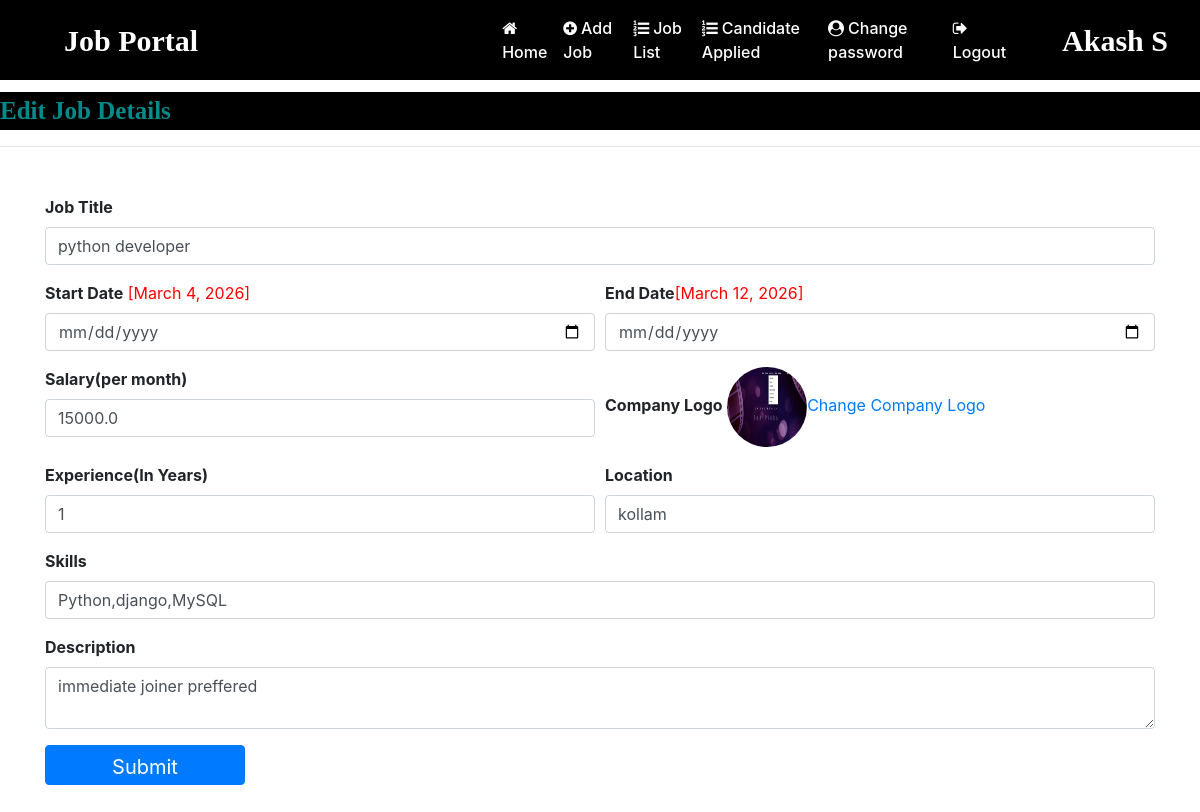
Screenshot of /edit_job/12 (signed in) with the database file from the repository.
### job/models.py (models this page shows, shortened)
class Job(models.Model):
    recruiter=models.ForeignKey(Recruiter,on_delete=models.CASCADE)
    start_date=models.DateField()
    end_date=models.DateField()
    title=models.CharField(max_length=100)
    salary = models.FloatField()
    image=models.FileField()
    description = models.CharField(max_length=300)
    experience = models.CharField(max_length=50)
    location = models.CharField(max_length=100)
    skills = models.CharField(max_length=100)
    creationdate = models.DateField()

### job/views.py (the view, shortened to what this page needs)
# urls.py: path('edit_job/<int:pid>', edit_job, name='edit_job'),
def edit_job(request,pid):
    if not request.user.is_authenticated:
        return redirect('recruiter_login')
    error=""
    job=Job.objects.get(id=pid)
    d={'error':error,'job':job}
    return render(request,'edit_job.html',d)

### job/templates/edit_job.html (shortened to what this page needs)
<!DOCTYPE html>
<html lang="en">
{% load static %}
<head>
</head>
<body>
    {% include 'recruiter_navigation.html' %}
<marquee style="font-family:'Monotype Corsiva'; font-size:25px; color:darkcyan;
background-color:black; font-weight:bold; margin-top:1%">
   Edit Job Details
</marquee>
<hr>
<form class="container mt-5"
      method="post"
      enctype="multipart/form-data">
    <div class="form-row">
        <div class="form-group col-md-12">
            <label><b>Job Title</b></label>
            <input type="text" class="form-control" name="title" value="{{job.title}}" required>
        </div>
    </div>
    <div class="form-row">
        <div class="form-group col-md-6">
            <label><b>Start Date</b></label> <span style="color:red">[{{ job.start_date }}]</span>
            <input type="date" class="form-control" name="startdate"  >
        </div>
        <div class="form-group col-md-6">
            <label><b>End Date</b></label><span style="color:red">[{{ job.end_date }}]</span>
            <input type="date" class="form-control" name="enddate" >
        </div>
    </div>
    <div class="form-row">
        <div class="form-group col-md-6">
            <label><b>Salary(per month)</b></label>
            <input type="text" class="form-control" name="salary" value="{{ job.salary}}" required>
        </div>
        <div class="form-group col-md-6">
            <label><b> Company Logo</b></label>
            <img src="{{ job.image.url}}" style="width:80px;height:80px;border-radius:50%"><a href="{% url 'change_companylogo' job.id%}">Change Company Logo</a>
        </div>
    </div>
    <div class="form-row">
        <div class="form-group col-md-6">
            <label><b>Experience(In Years)</b></label>
            <input type="text" class="form-control" name="experience" value="{{ job.experience}}" required>
        </div>
        <div class="form-group col-md-6">
            <label><b>Location</b></label>
            <input type="text" class="form-control" name="location"  value="{{ job.location}}"required>
        </div>
    </div>
    <div class="form-row">
        <div class="form-group col-md-12">
            <label><b>Skills</b></label>
            <input type="text" class="form-control" name="skills" value="{{ job.skills}}" required>
        </div>
    </div>
    <div class="form-row">
        <div class="form-group col-md-12">
            <label><b>Description</b></label>
            <textarea class="form-control" name="description" required>{{ job.description}}</textarea>
        </div>
    </div>
    <input type="submit"
           value="Submit"
           class="btn btn-primary"
           style="height:40px; font-size:20px; width:200px;">
</form>
<br><br>
</body>
</html>

### job/templates/recruiter_navigation.html (shortened to what this page needs)
<!DOCTYPE html>
<html lang="en">
{% load static %}
<head>
    <link rel="stylesheet" href="https://cdn.jsdelivr.net/npm/bootstrap@4.6.2/dist/css/bootstrap.min.css">
    <link rel="stylesheet" href="https://cdnjs.cloudflare.com/ajax/libs/font-awesome/4.7.0/css/font-awesome.min.css">
</head>
<body>
<nav class="navbar navbar-expand-sm" >
    <a class="navbar-brand text-white pl-5 font-weight-bold" style="font-family:'Monotype Corsiva';font-size:30px;">Job Portal</a>
    <ul class="navbar-nav">
        <li class="nav-item">
            <a class="nav-link" href="{% url 'recruiter_home' %}" style="margin-left:280px;"><i class="fa fa-home mr-1"></i>Home</a>
        </li>
        <li class="nav-item">
            <a class="nav-link" href="{% url 'add_job' %}" > <i class="fa fa-plus-circle mr-1"></i>Add Job</a>
        </li>
        <li class="nav-item">
            <a class="nav-link" href="{% url 'job_list' %}" > <i class="fa fa-list-ol mr-1"></i>Job List</a>
        </li>
        <li class="nav-item">
            <a class="nav-link" href="{% url 'applied_candidates' %}" > <i class="fa fa-list-ol mr-1"></i>Candidate Applied</a>
        </li>
        <li class="nav-item">
            <a class="nav-link" href="{% url 'change_pwdrecruiter' %}" > <i class="fa fa-user-circle mr-1"></i>Change password</a>
        </li>
        <li class="nav-item">
            <a class="nav-link" href="{% url 'Logout' %}" ><i class="fa fa-sign-out mr-1"></i>Logout</a>
        </li>
    </ul>
        <a class="navbar-brand text-white pl-5 font-weight-bold" style="font-family:'Monotype Corsiva';font-size:30px;">{{request.user.first_name}} {{request.user.last_name}}</a>
</nav>
</body>
</html>

### job/templates/recruiter_navigation.html (style rules this page uses)
.navbar { background:#000000 !important; }
.navbar a { color:white !important; font-weight:500; }
.navbar-brand { color:white !important; }
:root { --sky-blue: #2c7be5; --sky-blue-dark: #1b5fc1; --text-light: #ffffff; }
.fa { transition: transform 0.3s ease; }

### rows the page displays
Job: title "python developer", start_date "March 4, 2026", end_date "March 12, 2026", salary "15000.0", image (picture), experience "1", location "kollam", skills "Python,django,MySQL", description "immediate joiner preffered"

### other values shown
{{ request.user.first_name }} "Akash"
{{ request.user.last_name }} "S"
